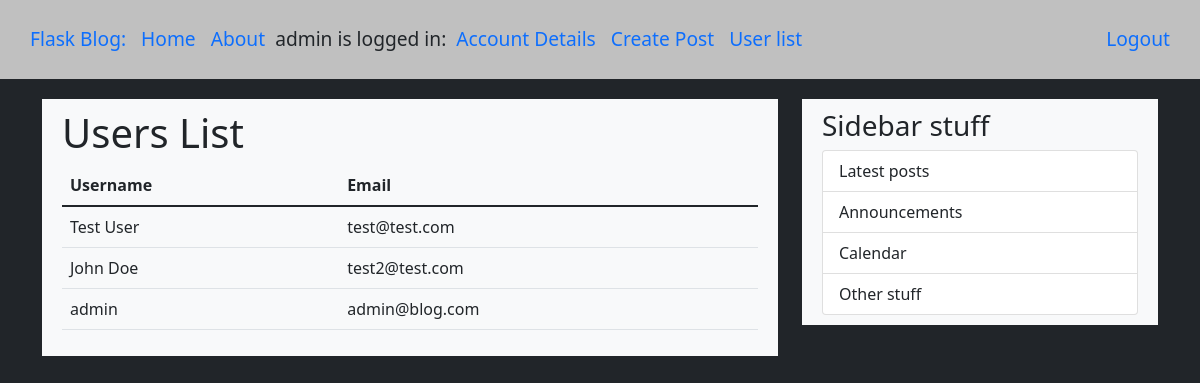
Page /userlist (signed in) on the earlier database version.
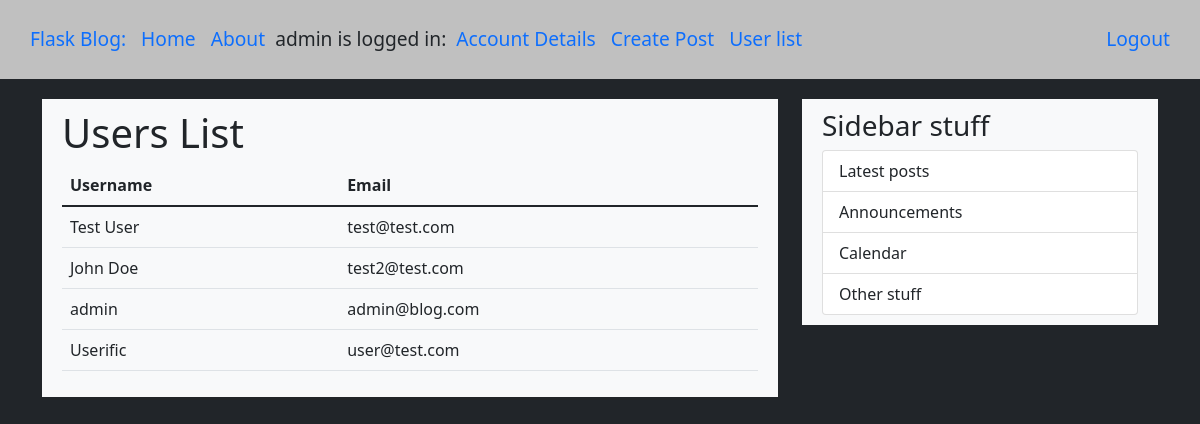
Same page on the later database version.
### app/models.py (models this page shows, shortened)
class User(db.Model, UserMixin):
    id = db.Column(db.Integer, primary_key=True)
    admin = db.Column(db.Boolean, default=False, nullable=False)
    username = db.Column(db.String(64), index=True, unique=True,  nullable=False)
    email = db.Column(db.String(128), index=True, unique=True, nullable=False)
    password_hash = db.Column(db.String(128), nullable=False)
    profile_image = db.Column(db.String(60), nullable=False, default='default.png')
    posts = db.relationship('Post', backref='author', lazy=True)

### app/routes.py (the view)
@app.route('/userlist')
@login_required
def userlist():
    if current_user.is_authenticated and current_user.admin:
        users = models.User.query.all()
        try:
            return render_template('userlist.html', title="User List", users=users)
        except:
            return abort(404)
    try:
        return redirect(url_for('home'))
    except:
        return abort(404)

### app/models.py (called while the page is built)
@login_manager.user_loader
def load_user(user_id):
    return User.query.get(int(user_id))

### app/templates/userlist.html
{% extends "base.html" %}
{% block content %}
<div class="content bg-light">
    <h1>Users List</h1>
    <table class="table">
        <thead>
            <tr>
                <th scope="col">Username</th>
                <th scope="col">Email</th>
            </tr>
        </thead>
        <tbody>
        {% for user in users %}
            <tr>
                <td>{{ user.username }}</td>
                <td>{{ user.email }}</td>
            </tr>
        {% endfor %}
        </tbody>
    </table>
</div>
{% endblock content %}

### app/templates/base.html (shortened to what this page needs)
<!DOCTYPE html>
<html lang="en">
<head>
    <link href="https://cdn.jsdelivr.net/npm/bootstrap@5.1.3/dist/css/bootstrap.min.css" rel="stylesheet">
    <link rel="stylesheet" type="text/css" href="{{ url_for('static', filename='main.css') }}">
</head>
<body class="bg-dark">
    <header>
        <nav class="mainNav">
            <div>
                <a href="{{ url_for('home') }}">Flask Blog: </a>
                <a href="{{ url_for('home') }}">Home</a>
                <a href="{{ url_for('about') }}">About</a>
                {% if current_user.is_authenticated %}
                    <span>{{ current_user.username }} is logged in: </span>
                    <a href="{{ url_for('account') }}">Account Details</a>
                    <a href="{{ url_for('create_post') }}">Create Post</a>
                {% endif %}
                {% if current_user.is_authenticated and current_user.admin %}
                    <a href="{{ url_for('userlist') }}">User list</a>
                {% endif %}
            </div>
            <div>
                {% if current_user.is_authenticated %}
                    <a href="{{ url_for('logout') }}">Logout</a>
                {% else %}
                    <a href="{{ url_for('login') }}">Login</a>
                    <a href="{{ url_for('register') }}">Register</a>
                {% endif %}
            </div>
        </nav>
    </header>
    <main class="container">
        <div class="row">
            <div class="col-md-8">
                {% block content %}
                {% endblock %}
            </div>
            <div class="col-md-4">
                <div class="content bg-light">
                    <h3>Sidebar stuff</h3>
                    <ul class="list-group">
                        <li class="list-group-item">Latest posts</li>
                        <li class="list-group-item">Announcements</li>
                        <li class="list-group-item">Calendar</li>
                        <li class="list-group-item">Other stuff</li>
                    </ul>
                </div>
            </div>
        </div>
    </main>
</body>
</html>

Differences in the rows shown:
added User: username "Userific", email "user@test.com"
